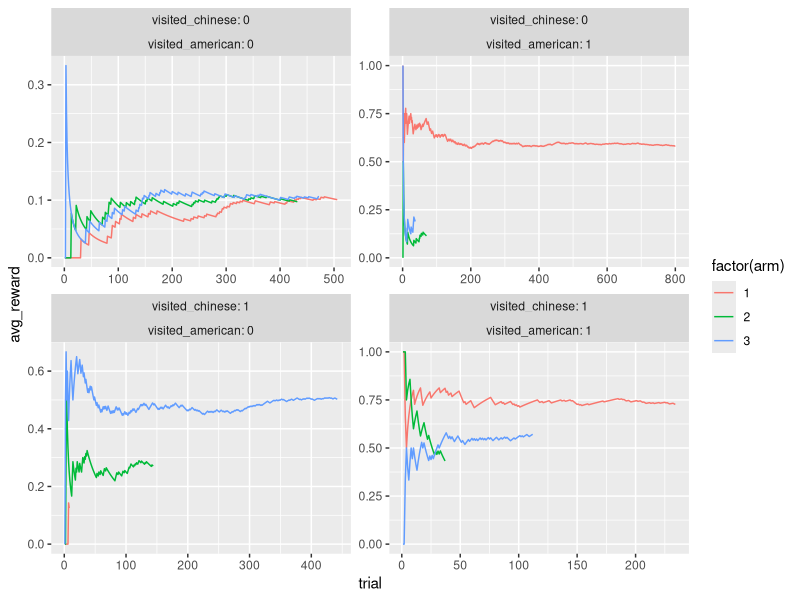

Here is the R script that generated this plot:
library(dplyr)
library(broom)
library(MASS)
library(ggplot2)
library(purrr)
library(tidyr)
library(knitr)
library(scales)

n <- 10000

set.seed(7)
# data simulation
bandit_data <- data_frame(
  visited_american = sample(c(0,1), n, prob = c(0.6, 0.4), replace = T),
  visited_chinese = sample(c(0,1), n, prob = c(0.7, 0.3), replace = T),
  
  origin_x = runif(10000, min = 1, max = 10),
  origin_y = runif(10000, min = 1, max = 10),
  tour_length = 0,
  tour_length_normalized = 0,
  
  arm = sample(c(1:3), n, replace =  T),
  
  american_coef = case_when(arm == 1 ~ .5,
                            arm == 2 ~ .1,
                            arm == 3 ~ .1),
  chinese_coef = case_when(arm == 1 ~ .1,
                           arm == 2 ~ .1,
                           arm == 3 ~ .4),
  arm_baseline = case_when(arm == 1 ~ .1,
                           arm == 2 ~ .1,
                           arm == 3 ~ .1),
  rand_draw = runif(n)
) %>%
  #mutate(visit_factor = arm_baseline + american_coef * visited_american + chinese_coef * visited_chinese + distance_coef * distance) %>%
  mutate(visit_factor = arm_baseline + american_coef * visited_american + chinese_coef * visited_chinese) %>%
  mutate(visit = ifelse(visit_factor >= rand_draw, 1, 0))

#TSP with precedence constraint for four O-D
library("TSP")
m <- 8
customers <- data.frame(x = runif(m, min = 1, max = 10), y = runif(m, min = 1, max = 10))
row.names(customers) = c("O1", "O2", "O3", "O4", "D1", "D2", "D3", "D4")
poi_location <- data.frame(x = runif(3, min = 1, max = 10), y = runif(3, min = 1, max = 10))

for (t in 1:n){
  customers$x[4] = bandit_data[t,]$origin_x
  customers$y[4] = bandit_data[t,]$origin_y
  
  if(bandit_data[t,]$arm == 1){
    customers$x[8] = poi_location$x[1]
    customers$y[8] = poi_location$y[1]
    etsp <- ETSP(customers)
    tour <- solve_TSP(etsp)
    bandit_data[t,]$tour_length = tour_length(tour)
  }
  if(bandit_data[t,]$arm == 2){
    customers$x[8] = poi_location$x[2]
    customers$y[8] = poi_location$y[2]
    etsp <- ETSP(customers)
    tour <- solve_TSP(etsp)
    bandit_data[t,]$tour_length = tour_length(tour)
  }else{
    customers$x[8] = poi_location$x[3]
    customers$y[8] = poi_location$y[3]
    etsp <- ETSP(customers)
    tour <- solve_TSP(etsp)
    bandit_data[t,]$tour_length = tour_length(tour)
  }
}

bandit_data$tour_length_normalized <- (bandit_data$tour_length-min(bandit_data$tour_length))/(max(bandit_data$tour_length)-min(bandit_data$tour_length))

bandit_data %>%
  group_by(arm, visited_american, visited_chinese) %>%
  summarise(ct = n(), reward = sum(visit), mean_visit_rt = mean(visit)) %>%
  group_by(visited_american, visited_chinese) %>%
  filter(mean_visit_rt == max(mean_visit_rt)) %>%
  kable()

alpha = 7
betta = 10

# return the ucb estimates p_t_a 
inside_for_func <- function(inverse_cov_matrix, reward_vector_times_design_matrix, context_vector, alpha, betta, tour_length){
  theta_hat <- inverse_cov_matrix %*% reward_vector_times_design_matrix
  ucb_estimate <- t(theta_hat) %*% context_vector + 
    alpha * sqrt(t(context_vector) %*% inverse_cov_matrix %*% context_vector) - betta * tour_length
  return(ucb_estimate)
}

# update the covariate matrix
update_cov_matrix <- function(cov_matrix, context_vector){
  return(cov_matrix + context_vector %*% t(context_vector))
}

# update b_a from above
update_reward_vector_times_design_matrix <- function(reward_vector_times_design_matrix, reward, context_vector){
  return(reward_vector_times_design_matrix + reward * context_vector)
}

arms <- c(1:3)
#d <- 3
d <- 2
arm_choice <- c()
cov_matrix <- list()
reward_vector_times_design_matrix <- list() 
ucb_estimate <- matrix(0, n, length(arms))

for (t in 1:n){
  context <- bandit_data[t,]
  for (a in arms){
    if(t == 1){
      cov_matrix[[a]] <- diag(d)
      reward_vector_times_design_matrix[[a]] <- rep(0, d)
    }
    inverse_cov_matrix <- ginv(cov_matrix[[a]])
    ucb_estimate[t, a] <- inside_for_func(inverse_cov_matrix, 
                                          as.matrix(reward_vector_times_design_matrix[[a]]), 
                                          #as.matrix(c(context$visited_american, context$visited_chinese, context$distance)), 
                                          as.matrix(c(context$visited_american, context$visited_chinese)), 
                                          alpha, betta, context$tour_length_normalized)
  }
  trial_arm <- which(ucb_estimate[t,] == max(ucb_estimate[t,]))
  if(length(trial_arm) > 1){
    trial_arm <- sample(trial_arm, 1)
  }
  if(trial_arm == context$arm){
    arm_choice[t] <- trial_arm
  }else{
    arm_choice[t] <- t*10 # need to do this so I can filter out unused observations from bandit dataset
    next
  }
  cov_matrix[[arm_choice[t]]] <- update_cov_matrix(cov_matrix[[arm_choice[t]]], 
                                                   as.matrix(c(context$visited_american, 
                                                               #context$visited_chinese, context$distance)))
                                                               context$visited_chinese)))
  reward_vector_times_design_matrix[[arm_choice[t]]] <- update_reward_vector_times_design_matrix(
    as.matrix(reward_vector_times_design_matrix[[arm_choice[t]]]),
    context$visit,
    #as.matrix(c(context$visited_american, context$visited_chinese, context$distance))
    as.matrix(c(context$visited_american, context$visited_chinese))
  )
}

bandit_data$arm_choice <- arm_choice

# function to apply to the list columns of the bandit data
lm_fun <- function(data){
  #  return(tidy(summary(lm(visit ~ 0 + visited_american + visited_chinese, data))))
  return(tidy(summary(lm(visit ~ 0 + visited_american + visited_chinese, data))))
}

# apply the lm function to each arm's data from the original dataset
bandit_data %>%
  nest(-arm) %>%
  mutate(model = map(data, lm_fun)) %>%
  unnest(model) %>%
  dplyr::select(arm, term, data_estimate = estimate) %>%
  arrange(arm) -> coefficients_from_data

# calculate the coefficients for each of the arms using the bandit data
#map_df(arms, function(i) data_frame(arm = i, term = c("visited_american", "visited_chinese", "tour_length"), bandit_estimate = as.vector(ginv(cov_matrix[[i]]) %*% #reward_vector_times_design_matrix[[i]]))) -> coefficients_from_bandit

map_df(arms, function(i) data_frame(arm = i, term = c("visited_american", "visited_chinese"), bandit_estimate = as.vector(ginv(cov_matrix[[i]]) %*% reward_vector_times_design_matrix[[i]]))) -> coefficients_from_bandit

# join them together and see how different they are
coefficients_from_data %>%
  inner_join(coefficients_from_bandit, by = c("arm", "term")) %>%
  mutate(percent_difference = 100*((bandit_estimate - data_estimate)/data_estimate)) -> estimate_data

kable(estimate_data)

bandit_data %>%
  filter(arm_choice < 10) %>%
  #group_by(visited_american, visited_chinese, distance, arm_choice) %>%
  group_by(visited_american, visited_chinese, arm_choice) %>%
  mutate(total_reward = cumsum(visit), trial = c(1:n())) %>%
  mutate(avg_reward = total_reward/trial) %>%
  ggplot(aes(x = trial, y = avg_reward, color = factor(arm), group = factor(arm))) +
  geom_path() +
  #facet_wrap(~visited_chinese + visited_american + distance, scales = "free", labeller = "label_both") 
  facet_wrap(~visited_chinese + visited_american, scales = "free", labeller = "label_both") 
bandit_data %>% scale_fill_discrete(name = "New Legend Title")
